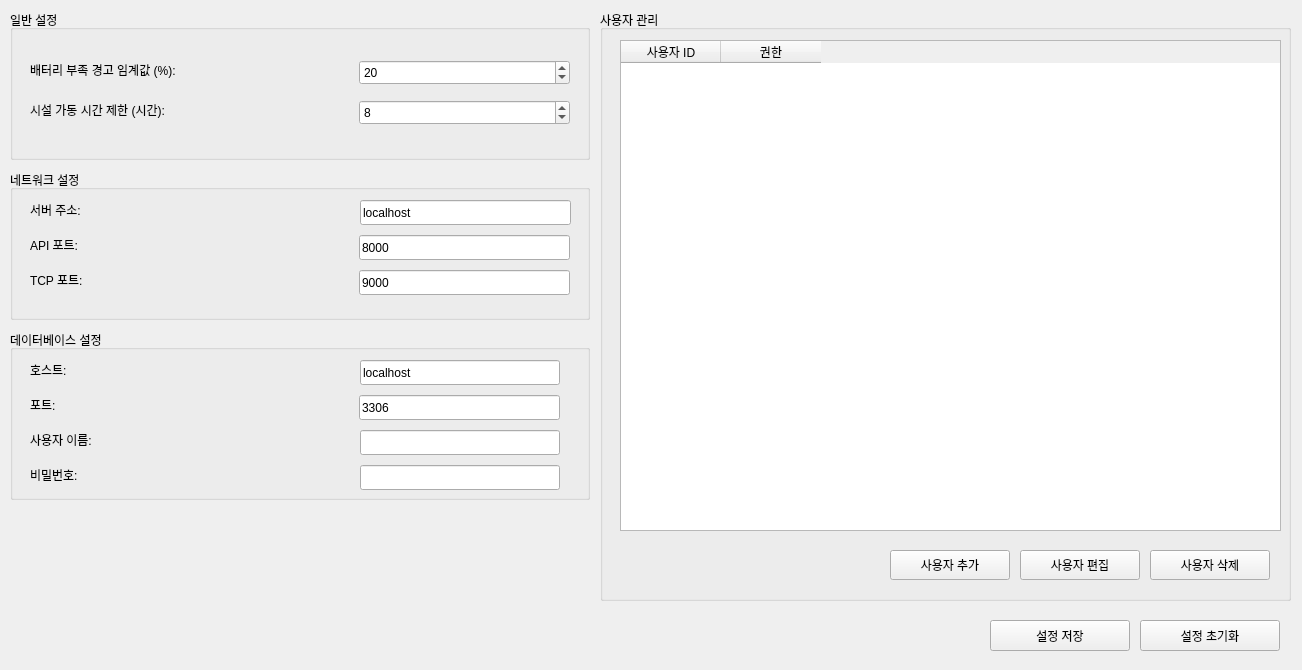
<?xml version="1.0" encoding="UTF-8"?>
<ui version="4.0">
 <class>Form</class>
 <widget class="QWidget" name="Form">
  <property name="geometry">
   <rect>
    <x>0</x>
    <y>0</y>
    <width>1302</width>
    <height>670</height>
   </rect>
  </property>
  <property name="windowTitle">
   <string>Form</string>
  </property>
  <widget class="QGroupBox" name="groupBox_general">
   <property name="geometry">
    <rect>
     <x>10</x>
     <y>10</y>
     <width>580</width>
     <height>150</height>
    </rect>
   </property>
   <property name="title">
    <string>일반 설정</string>
   </property>
   <widget class="QLabel" name="label_battery_warning">
    <property name="geometry">
     <rect>
      <x>20</x>
      <y>50</y>
      <width>200</width>
      <height>20</height>
     </rect>
    </property>
    <property name="text">
     <string>배터리 부족 경고 임계값 (%):</string>
    </property>
   </widget>
   <widget class="QSpinBox" name="spinBox_battery_warning">
    <property name="geometry">
     <rect>
      <x>349</x>
      <y>50</y>
      <width>211</width>
      <height>25</height>
     </rect>
    </property>
    <property name="minimum">
     <number>5</number>
    </property>
    <property name="maximum">
     <number>50</number>
    </property>
    <property name="value">
     <number>20</number>
    </property>
   </widget>
   <widget class="QLabel" name="label_facility_time_limit">
    <property name="geometry">
     <rect>
      <x>20</x>
      <y>90</y>
      <width>200</width>
      <height>20</height>
     </rect>
    </property>
    <property name="text">
     <string>시설 가동 시간 제한 (시간):</string>
    </property>
   </widget>
   <widget class="QSpinBox" name="spinBox_facility_time_limit">
    <property name="geometry">
     <rect>
      <x>349</x>
      <y>90</y>
      <width>211</width>
      <height>25</height>
     </rect>
    </property>
    <property name="minimum">
     <number>1</number>
    </property>
    <property name="maximum">
     <number>24</number>
    </property>
    <property name="value">
     <number>8</number>
    </property>
   </widget>
  </widget>
  <widget class="QGroupBox" name="groupBox_network">
   <property name="geometry">
    <rect>
     <x>10</x>
     <y>170</y>
     <width>580</width>
     <height>150</height>
    </rect>
   </property>
   <property name="title">
    <string>네트워크 설정</string>
   </property>
   <widget class="QLabel" name="label_server_address">
    <property name="geometry">
     <rect>
      <x>20</x>
      <y>30</y>
      <width>150</width>
      <height>20</height>
     </rect>
    </property>
    <property name="text">
     <string>서버 주소:</string>
    </property>
   </widget>
   <widget class="QLineEdit" name="lineEdit_server_address">
    <property name="geometry">
     <rect>
      <x>350</x>
      <y>30</y>
      <width>211</width>
      <height>25</height>
     </rect>
    </property>
    <property name="text">
     <string>localhost</string>
    </property>
   </widget>
   <widget class="QLabel" name="label_api_port">
    <property name="geometry">
     <rect>
      <x>20</x>
      <y>65</y>
      <width>150</width>
      <height>20</height>
     </rect>
    </property>
    <property name="text">
     <string>API 포트:</string>
    </property>
   </widget>
   <widget class="QLineEdit" name="lineEdit_api_port">
    <property name="geometry">
     <rect>
      <x>349</x>
      <y>65</y>
      <width>211</width>
      <height>25</height>
     </rect>
    </property>
    <property name="text">
     <string>8000</string>
    </property>
   </widget>
   <widget class="QLabel" name="label_tcp_port">
    <property name="geometry">
     <rect>
      <x>20</x>
      <y>100</y>
      <width>150</width>
      <height>20</height>
     </rect>
    </property>
    <property name="text">
     <string>TCP 포트:</string>
    </property>
   </widget>
   <widget class="QLineEdit" name="lineEdit_tcp_port">
    <property name="geometry">
     <rect>
      <x>349</x>
      <y>100</y>
      <width>211</width>
      <height>25</height>
     </rect>
    </property>
    <property name="text">
     <string>9000</string>
    </property>
   </widget>
  </widget>
  <widget class="QGroupBox" name="groupBox_database">
   <property name="geometry">
    <rect>
     <x>10</x>
     <y>330</y>
     <width>580</width>
     <height>170</height>
    </rect>
   </property>
   <property name="title">
    <string>데이터베이스 설정</string>
   </property>
   <widget class="QLabel" name="label_db_host">
    <property name="geometry">
     <rect>
      <x>20</x>
      <y>30</y>
      <width>150</width>
      <height>20</height>
     </rect>
    </property>
    <property name="text">
     <string>호스트:</string>
    </property>
   </widget>
   <widget class="QLineEdit" name="lineEdit_db_host">
    <property name="geometry">
     <rect>
      <x>350</x>
      <y>30</y>
      <width>200</width>
      <height>25</height>
     </rect>
    </property>
    <property name="text">
     <string>localhost</string>
    </property>
   </widget>
   <widget class="QLabel" name="label_db_port">
    <property name="geometry">
     <rect>
      <x>20</x>
      <y>65</y>
      <width>150</width>
      <height>20</height>
     </rect>
    </property>
    <property name="text">
     <string>포트:</string>
    </property>
   </widget>
   <widget class="QLineEdit" name="lineEdit_db_port">
    <property name="geometry">
     <rect>
      <x>349</x>
      <y>65</y>
      <width>201</width>
      <height>25</height>
     </rect>
    </property>
    <property name="text">
     <string>3306</string>
    </property>
   </widget>
   <widget class="QLabel" name="label_db_user">
    <property name="geometry">
     <rect>
      <x>20</x>
      <y>100</y>
      <width>150</width>
      <height>20</height>
     </rect>
    </property>
    <property name="text">
     <string>사용자 이름:</string>
    </property>
   </widget>
   <widget class="QLineEdit" name="lineEdit_db_user">
    <property name="geometry">
     <rect>
      <x>350</x>
      <y>100</y>
      <width>200</width>
      <height>25</height>
     </rect>
    </property>
   </widget>
   <widget class="QLabel" name="label_db_password">
    <property name="geometry">
     <rect>
      <x>20</x>
      <y>135</y>
      <width>150</width>
      <height>20</height>
     </rect>
    </property>
    <property name="text">
     <string>비밀번호:</string>
    </property>
   </widget>
   <widget class="QLineEdit" name="lineEdit_db_password">
    <property name="geometry">
     <rect>
      <x>350</x>
      <y>135</y>
      <width>200</width>
      <height>25</height>
     </rect>
    </property>
    <property name="echoMode">
     <enum>QLineEdit::Password</enum>
    </property>
   </widget>
  </widget>
  <widget class="QGroupBox" name="groupBox_users">
   <property name="geometry">
    <rect>
     <x>600</x>
     <y>10</y>
     <width>691</width>
     <height>591</height>
    </rect>
   </property>
   <property name="title">
    <string>사용자 관리</string>
   </property>
   <widget class="QTableWidget" name="tableWidget_users">
    <property name="geometry">
     <rect>
      <x>20</x>
      <y>30</y>
      <width>661</width>
      <height>491</height>
     </rect>
    </property>
    <column>
     <property name="text">
      <string>사용자 ID</string>
     </property>
    </column>
    <column>
     <property name="text">
      <string>권한</string>
     </property>
    </column>
   </widget>
   <widget class="QPushButton" name="pushButton_add_user">
    <property name="geometry">
     <rect>
      <x>290</x>
      <y>540</y>
      <width>120</width>
      <height>30</height>
     </rect>
    </property>
    <property name="text">
     <string>사용자 추가</string>
    </property>
   </widget>
   <widget class="QPushButton" name="pushButton_edit_user">
    <property name="geometry">
     <rect>
      <x>420</x>
      <y>540</y>
      <width>120</width>
      <height>30</height>
     </rect>
    </property>
    <property name="text">
     <string>사용자 편집</string>
    </property>
   </widget>
   <widget class="QPushButton" name="pushButton_delete_user">
    <property name="geometry">
     <rect>
      <x>550</x>
      <y>540</y>
      <width>120</width>
      <height>30</height>
     </rect>
    </property>
    <property name="text">
     <string>사용자 삭제</string>
    </property>
   </widget>
  </widget>
  <widget class="QPushButton" name="pushButton_save_settings">
   <property name="geometry">
    <rect>
     <x>990</x>
     <y>620</y>
     <width>140</width>
     <height>31</height>
    </rect>
   </property>
   <property name="text">
    <string>설정 저장</string>
   </property>
  </widget>
  <widget class="QPushButton" name="pushButton_reset_settings">
   <property name="geometry">
    <rect>
     <x>1140</x>
     <y>620</y>
     <width>140</width>
     <height>31</height>
    </rect>
   </property>
   <property name="text">
    <string>설정 초기화</string>
   </property>
  </widget>
 </widget>
 <resources/>
 <connections/>
</ui>
